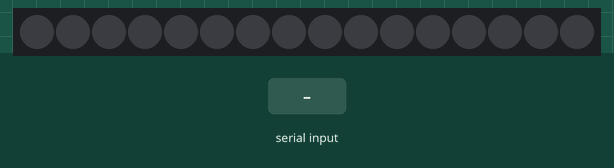
The sketch below on a simulated Arduino Uno, built with avr-gcc and run on an emulated ATmega328P. Shown: 16 RGB LEDs in strip order, left to right. The test bench sets the inputs (shaded band). Dim RGB values are drawn brighter than linear.

Above: at 1.2 s.
1.3 s: "RAINBOW\n" received over Serial
At 1.48 s:
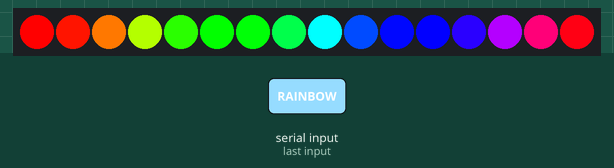
3.7 s: "COLOR:90\n" received over Serial
At 4.7 s:
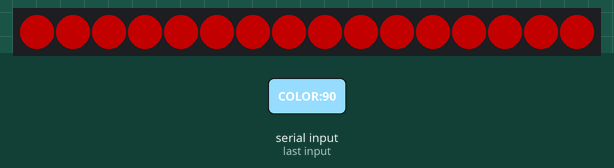
5.2 s: "COLOR:\n" received over Serial
At 6.5 s:
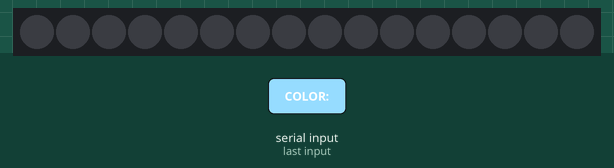
Timing chart, 0 to 8.2 s (numbered marks = the images above; inputs shaded):
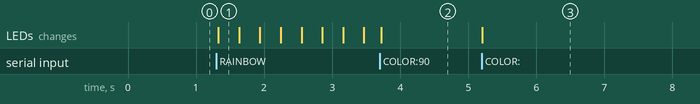

Measured:
- after the input at 1.3 s, the LEDs: change at once (image 1)
- after the input at 3.7 s, the LEDs: change at once (image 2)
- after the input at 5.2 s, the LEDs: change at once (image 3)

The sketch:

codigo-arduino.ino
```cpp
#include <Adafruit_NeoPixel.h>

#define PIN 4
#define NUMPIXELS 16

Adafruit_NeoPixel strip(NUMPIXELS, PIN, NEO_GRB + NEO_KHZ800);

bool isOn = true; // Estado actual de las luces
String lastCommand = "COLOR:255,255,255"; // Último comando activo, por defecto blanco
bool isRainbowActive = false; // Indica si el efecto Rainbow está activo

void setup() {
  Serial.begin(9600);
  strip.begin();
  strip.show(); // Apaga las luces inicialmente
}

void loop() {
  if (Serial.available()) {
    String input = Serial.readStringUntil('\n');
    if (input.startsWith("COLOR:")) {
      isOn = true; // Encender si se envía un nuevo color
      isRainbowActive = false; // Detener Rainbow si se selecciona un color
      lastCommand = input; // Guardar el último comando
      int r = input.substring(6, 9).toInt();
      int g = input.substring(10, 13).toInt();
      int b = input.substring(14, 17).toInt();
      setColor(r, g, b);
    } else if (input == "RAINBOW") {
      isOn = true; // Encender si se activa el efecto Rainbow
      isRainbowActive = true; // Activar Rainbow
      lastCommand = input; // Guardar el último comando
    } else if (input == "TOGGLE") {
      toggleLights(); // Alternar luces
    }
  }

  if (isRainbowActive && isOn) {
    rainbowEffect(10); // Mantener el efecto Rainbow activo
  }

  if (!isOn) {
    strip.clear();
    strip.show();
  }
}

void setColor(int r, int g, int b) {
  isRainbowActive = false; // Detener Rainbow si se selecciona un color
  for (int i = 0; i < NUMPIXELS; i++) {
    strip.setPixelColor(i, strip.Color(r, g, b));
  }
  strip.show();
}

void toggleLights() {
  isOn = !isOn;
  if (isOn) {
    // Restaurar el último comando activo
    if (lastCommand.startsWith("COLOR:")) {
      int r = lastCommand.substring(6, 9).toInt();
      int g = lastCommand.substring(10, 13).toInt();
      int b = lastCommand.substring(14, 17).toInt();
      setColor(r, g, b);
    } else if (lastCommand == "RAINBOW") {
      isRainbowActive = true; // Reactivar Rainbow
    }
  } else {
    strip.clear();
    strip.show();
  }
}

void rainbowEffect(int delayMs) {
  static long firstPixelHue = 0; // Variable persistente para el arcoíris
  for (int i = 0; i < strip.numPixels(); i++) {
    int pixelHue = firstPixelHue + (i * 65536L / strip.numPixels());
    strip.setPixelColor(i, strip.gamma32(strip.ColorHSV(pixelHue)));
  }
  strip.show();
  delay(delayMs);
  firstPixelHue += 256; // Avanza el arcoíris
  if (firstPixelHue >= 65536) {
    firstPixelHue -= 65536; // Reinicia el ciclo del arcoíris
  }
}
```
